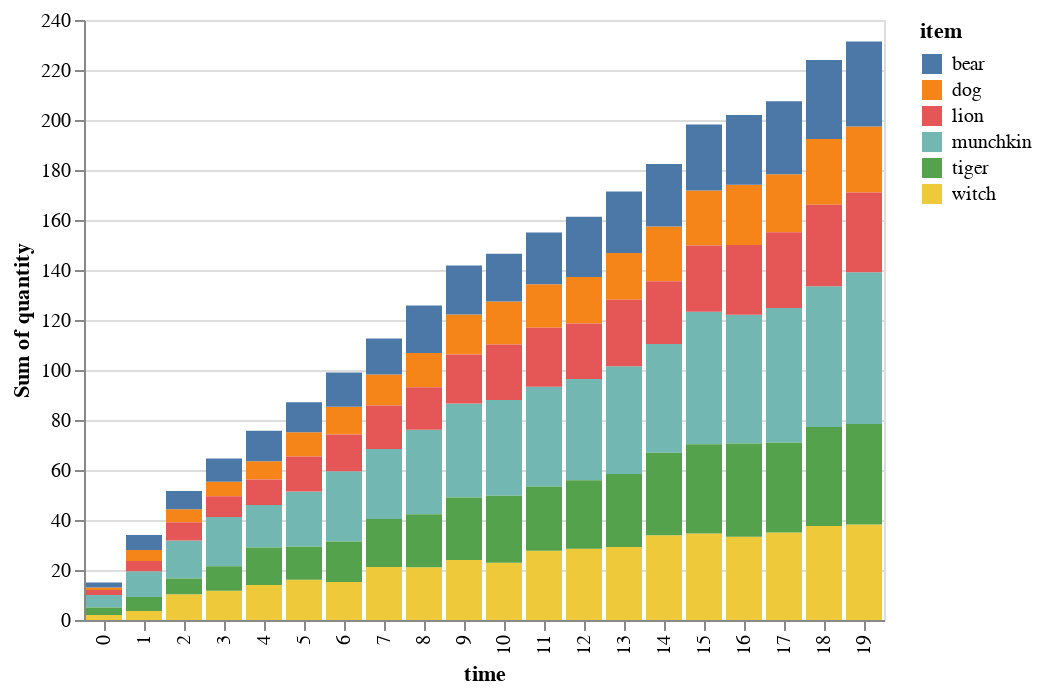

Vega-Lite specification for this chart:
### Vega-Lite specification from a JSON file in a GitHub repository (floating-point values rounded to 4 significant figures)
{"mark": "bar", "data": {"values": [{"time": 0, "quantity": 5, "item": "munchkin"}, {"time": 1, "quantity": 10.28, "item": "munchkin"}, {"time": 2, "quantity": 15.19, "item": "munchkin"}, {"time": 3, "quantity": 19.71, "item": "munchkin"}, {"time": 4, "quantity": 17.0, "item": "munchkin"}, {"time": 5, "quantity": 22.13, "item": "munchkin"}, {"time": 6, "quantity": 28.13, "item": "munchkin"}, {"time": 7, "quantity": 28.04, "item": "munchkin"}, {"time": 8, "quantity": 33.86, "item": "munchkin"}, {"time": 9, "quantity": 37.61, "item": "munchkin"}, {"time": 10, "quantity": 38.3, "item": "munchkin"}, {"time": 11, "quantity": 39.94, "item": "munchkin"}, {"time": 12, "quantity": 40.53, "item": "munchkin"}, {"time": 13, "quantity": 43.08, "item": "munchkin"}, {"time": 14, "quantity": 43.59, "item": "munchkin"}, {"time": 15, "quantity": 53.06, "item": "munchkin"}, {"time": 16, "quantity": 51.5, "item": "munchkin"}, {"time": 17, "quantity": 53.91, "item": "munchkin"}, {"time": 18, "quantity": 56.3, "item": "munchkin"}, {"time": 19, "quantity": 60.65, "item": "munchkin"}, {"time": 0, "quantity": 2, "item": "witch"}, {"time": 1, "quantity": 3.624, "item": "witch"}, {"time": 2, "quantity": 10.31, "item": "witch"}, {"time": 3, "quantity": 11.73, "item": "witch"}, {"time": 4, "quantity": 13.99, "item": "witch"}, {"time": 5, "quantity": 16.13, "item": "witch"}, {"time": 6, "quantity": 15.19, "item": "witch"}, {"time": 7, "quantity": 21.19, "item": "witch"}, {"time": 8, "quantity": 21.13, "item": "witch"}, {"time": 9, "quantity": 24.02, "item": "witch"}, {"time": 10, "quantity": 22.87, "item": "witch"}, {"time": 11, "quantity": 27.68, "item": "witch"}, {"time": 12, "quantity": 28.46, "item": "witch"}, {"time": 13, "quantity": 29.21, "item": "witch"}, {"time": 14, "quantity": 33.93, "item": "witch"}, {"time": 15, "quantity": 34.63, "item": "witch"}, {"time": 16, "quantity": 33.3, "item": "witch"}, {"time": 17, "quantity": 34.96, "item": "witch"}, {"time": 18, "quantity": 37.59, "item": "witch"}, {"time": 19, "quantity": 38.21, "item": "witch"}, {"time": 0, "quantity": 1, "item": "dog"}, {"time": 1, "quantity": 4.408, "item": "dog"}, {"time": 2, "quantity": 5.193, "item": "dog"}, {"time": 3, "quantity": 5.8, "item": "dog"}, {"time": 4, "quantity": 7.3, "item": "dog"}, {"time": 5, "quantity": 9.727, "item": "dog"}, {"time": 6, "quantity": 11.1, "item": "dog"}, {"time": 7, "quantity": 12.42, "item": "dog"}, {"time": 8, "quantity": 13.71, "item": "dog"}, {"time": 9, "quantity": 15.97, "item": "dog"}, {"time": 10, "quantity": 17.19, "item": "dog"}, {"time": 11, "quantity": 17.4, "item": "dog"}, {"time": 12, "quantity": 18.58, "item": "dog"}, {"time": 13, "quantity": 18.74, "item": "dog"}, {"time": 14, "quantity": 21.89, "item": "dog"}, {"time": 15, "quantity": 22.02, "item": "dog"}, {"time": 16, "quantity": 24.13, "item": "dog"}, {"time": 17, "quantity": 23.23, "item": "dog"}, {"time": 18, "quantity": 26.32, "item": "dog"}, {"time": 19, "quantity": 26.39, "item": "dog"}, {"time": 0, "quantity": 2, "item": "lion"}, {"time": 1, "quantity": 4.031, "item": "lion"}, {"time": 2, "quantity": 7.278, "item": "lion"}, {"time": 3, "quantity": 8.3, "item": "lion"}, {"time": 4, "quantity": 10.19, "item": "lion"}, {"time": 5, "quantity": 13.99, "item": "lion"}, {"time": 6, "quantity": 14.71, "item": "lion"}, {"time": 7, "quantity": 17.38, "item": "lion"}, {"time": 8, "quantity": 17.0, "item": "lion"}, {"time": 9, "quantity": 19.58, "item": "lion"}, {"time": 10, "quantity": 22.13, "item": "lion"}, {"time": 11, "quantity": 23.64, "item": "lion"}, {"time": 12, "quantity": 22.13, "item": "lion"}, {"time": 13, "quantity": 26.59, "item": "lion"}, {"time": 14, "quantity": 25.04, "item": "lion"}, {"time": 15, "quantity": 26.46, "item": "lion"}, {"time": 16, "quantity": 27.86, "item": "lion"}, {"time": 17, "quantity": 30.24, "item": "lion"}, {"time": 18, "quantity": 32.61, "item": "lion"}, {"time": 19, "quantity": 31.96, "item": "lion"}, {"time": 0, "quantity": 3, "item": "tiger"}, {"time": 1, "quantity": 5.624, "item": "tiger"}, {"time": 2, "quantity": 6.31, "item": "tiger"}, {"time": 3, "quantity": 9.727, "item": "tiger"}, {"time": 4, "quantity": 14.99, "item": "tiger"}, {"time": 5, "quantity": 13.13, "item": "tiger"}, {"time": 6, "quantity": 16.19, "item": "tiger"}, {"time": 7, "quantity": 19.19, "item": "tiger"}, {"time": 8, "quantity": 21.13, "item": "tiger"}, {"time": 9, "quantity": 25.02, "item": "tiger"}, {"time": 10, "quantity": 26.87, "item": "tiger"}, {"time": 11, "quantity": 25.68, "item": "tiger"}, {"time": 12, "quantity": 27.46, "item": "tiger"}, {"time": 13, "quantity": 29.21, "item": "tiger"}, {"time": 14, "quantity": 32.93, "item": "tiger"}, {"time": 15, "quantity": 35.63, "item": "tiger"}, {"time": 16, "quantity": 37.3, "item": "tiger"}, {"time": 17, "quantity": 35.96, "item": "tiger"}, {"time": 18, "quantity": 39.59, "item": "tiger"}, {"time": 19, "quantity": 40.21, "item": "tiger"}, {"time": 0, "quantity": 2, "item": "bear"}, {"time": 1, "quantity": 6.031, "item": "bear"}, {"time": 2, "quantity": 7.278, "item": "bear"}, {"time": 3, "quantity": 9.3, "item": "bear"}, {"time": 4, "quantity": 12.19, "item": "bear"}, {"time": 5, "quantity": 11.99, "item": "bear"}, {"time": 6, "quantity": 13.71, "item": "bear"}, {"time": 7, "quantity": 14.38, "item": "bear"}, {"time": 8, "quantity": 19.0, "item": "bear"}, {"time": 9, "quantity": 19.58, "item": "bear"}, {"time": 10, "quantity": 19.13, "item": "bear"}, {"time": 11, "quantity": 20.64, "item": "bear"}, {"time": 12, "quantity": 24.13, "item": "bear"}, {"time": 13, "quantity": 24.59, "item": "bear"}, {"time": 14, "quantity": 25.04, "item": "bear"}, {"time": 15, "quantity": 26.46, "item": "bear"}, {"time": 16, "quantity": 27.86, "item": "bear"}, {"time": 17, "quantity": 29.24, "item": "bear"}, {"time": 18, "quantity": 31.61, "item": "bear"}, {"time": 19, "quantity": 33.96, "item": "bear"}]}, "encoding": {"color": {"field": "item", "type": "nominal"}, "x": {"field": "time", "type": "ordinal"}, "y": {"field": "quantity", "aggregate": "sum", "type": "quantitative"}}}
